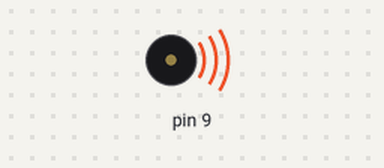
This sketch was run on a simulated Arduino Uno, built with avr-gcc and run on an emulated ATmega328P. Parts: buzzer (waves = sounding).

Above: at 0.2 s.
At 20.65 s:
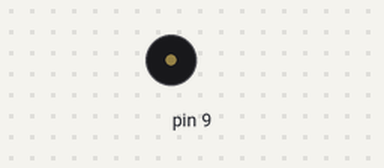
Timing chart, 0 to 20.9 s (numbered marks = the images above):
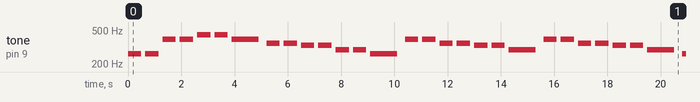

The sketch:

tune.ino
```cpp
void setup() {
  pinMode(9, OUTPUT);
}

void loop() {
  // Twinkle Twinkle Little Star

  // Twinkle, twinkle, little star
  tone(9, 262, 500); // C4
  delay(650);
  tone(9, 262, 500); // C4
  delay(650);
  tone(9, 392, 500); // G4
  delay(650);
  tone(9, 392, 500); // G4
  delay(650);
  tone(9, 440, 500); // A4
  delay(650);
  tone(9, 440, 500); // A4
  delay(650);
  tone(9, 392, 1000); // G4
  delay(1300);

  // How I wonder what you are
  tone(9, 349, 500); // F4
  delay(650);
  tone(9, 349, 500); // F4
  delay(650);
  tone(9, 330, 500); // E4
  delay(650);
  tone(9, 330, 500); // E4
  delay(650);
  tone(9, 294, 500); // D4
  delay(650);
  tone(9, 294, 500); // D4
  delay(650);
  tone(9, 262, 1000); // C4
  delay(1300);

  // Up above the world so high
  tone(9, 392, 500); // G4
  delay(650);
  tone(9, 392, 500); // G4
  delay(650);
  tone(9, 349, 500); // F4
  delay(650);
  tone(9, 349, 500); // F4
  delay(650);
  tone(9, 330, 500); // E4
  delay(650);
  tone(9, 330, 500); // E4
  delay(650);
  tone(9, 294, 1000); // D4
  delay(1300);

  // Like a diamond in the sky
  tone(9, 392, 500); // G4
  delay(650);
  tone(9, 392, 500); // G4
  delay(650);
  tone(9, 349, 500); // F4
  delay(650);
  tone(9, 349, 500); // F4
  delay(650);
  tone(9, 330, 500); // E4
  delay(650);
  tone(9, 330, 500); // E4
  delay(650);
  tone(9, 294, 1000); // D4
  delay(1300);

  // Twinkle, twinkle, little star
  tone(9, 262, 500); // C4
  delay(650);
  tone(9, 262, 500); // C4
  delay(650);
  tone(9, 392, 500); // G4
  delay(650);
  tone(9, 392, 500); // G4
  delay(650);
  tone(9, 440, 500); // A4
  delay(650);
  tone(9, 440, 500); // A4
  delay(650);
  tone(9, 392, 1000); // G4
  delay(1300);

  // How I wonder what you are
  tone(9, 349, 500); // F4
  delay(650);
  tone(9, 349, 500); // F4
  delay(650);
  tone(9, 330, 500); // E4
  delay(650);
  tone(9, 330, 500); // E4
  delay(650);
  tone(9, 294, 500); // D4
  delay(650);
  tone(9, 294, 500); // D4
  delay(650);
  tone(9, 262, 1000); // C4
  delay(1300);

  // Wait a bit before repeating the melody
  delay(1000);
}
```

Measured:
- by itself, tone on pin 9: plays 262 Hz for 0.50 s, 262 Hz for 0.50 s, 392 Hz for 0.50 s, 392 Hz for 0.50 s, 440 Hz for 0.50 s, 440 Hz for 0.50 s … (170 notes in this stretch)
